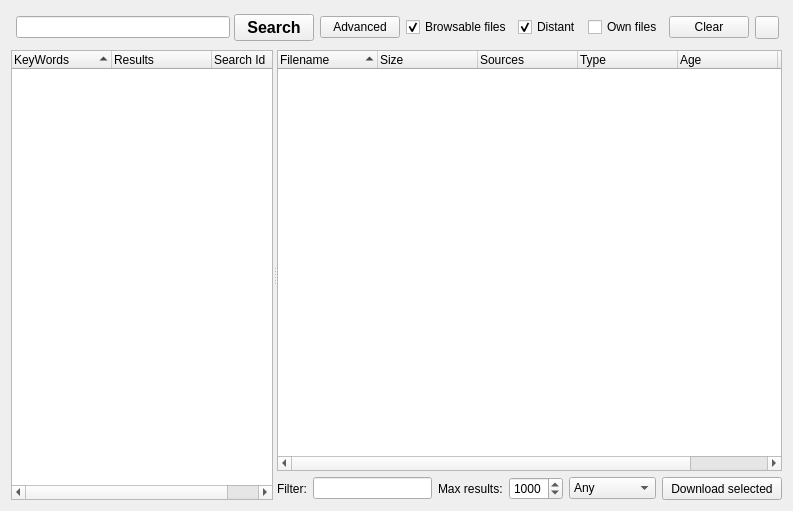
<?xml version="1.0" encoding="UTF-8"?>
<ui version="4.0">
 <class>SearchDialog</class>
 <widget class="QWidget" name="SearchDialog">
  <property name="geometry">
   <rect>
    <x>0</x>
    <y>0</y>
    <width>793</width>
    <height>511</height>
   </rect>
  </property>
  <property name="sizePolicy">
   <sizepolicy hsizetype="Minimum" vsizetype="Minimum">
    <horstretch>1</horstretch>
    <verstretch>1</verstretch>
   </sizepolicy>
  </property>
  <layout class="QVBoxLayout" name="SearchDialog_VL">
   <item>
    <widget class="QFrame" name="titleBarFrame">
     <property name="sizePolicy">
      <sizepolicy hsizetype="Preferred" vsizetype="Maximum">
       <horstretch>0</horstretch>
       <verstretch>0</verstretch>
      </sizepolicy>
     </property>
     <property name="frameShape">
      <enum>QFrame::NoFrame</enum>
     </property>
     <property name="frameShadow">
      <enum>QFrame::Plain</enum>
     </property>
     <layout class="QHBoxLayout" name="titleBarFrame_HL">
      <property name="leftMargin">
       <number>3</number>
      </property>
      <property name="topMargin">
       <number>3</number>
      </property>
      <property name="rightMargin">
       <number>3</number>
      </property>
      <property name="bottomMargin">
       <number>3</number>
      </property>
      <item>
       <layout class="QHBoxLayout" name="searchButton_HL">
        <property name="spacing">
         <number>2</number>
        </property>
        <item>
         <widget class="QFrame" name="searchLineFrame">
          <layout class="QGridLayout" name="searchLineFrame_GL">
           <property name="leftMargin">
            <number>2</number>
           </property>
           <property name="topMargin">
            <number>2</number>
           </property>
           <property name="rightMargin">
            <number>2</number>
           </property>
           <property name="bottomMargin">
            <number>2</number>
           </property>
           <property name="spacing">
            <number>0</number>
           </property>
           <item row="0" column="0">
            <widget class="LineEditClear" name="lineEdit">
             <property name="toolTip">
              <string>Enter a keyword here (at least 3 char long)</string>
             </property>
            </widget>
           </item>
          </layout>
         </widget>
        </item>
        <item>
         <widget class="QPushButton" name="searchButton">
          <property name="font">
           <font>
            <pointsize>12</pointsize>
            <weight>75</weight>
            <bold>true</bold>
           </font>
          </property>
          <property name="focusPolicy">
           <enum>Qt::NoFocus</enum>
          </property>
          <property name="toolTip">
           <string>Start Search</string>
          </property>
          <property name="text">
           <string>Search</string>
          </property>
         </widget>
        </item>
       </layout>
      </item>
      <item>
       <widget class="QPushButton" name="toggleAdvancedSearchBtn">
        <property name="toolTip">
         <string>Advanced Search</string>
        </property>
        <property name="text">
         <string>Advanced</string>
        </property>
       </widget>
      </item>
      <item>
       <widget class="QCheckBox" name="_friendListsearch_SB">
        <property name="toolTip">
         <string>Search inside &quot;browsable&quot; files of your friends</string>
        </property>
        <property name="text">
         <string>Browsable files</string>
        </property>
        <property name="checked">
         <bool>true</bool>
        </property>
       </widget>
      </item>
      <item>
       <widget class="QCheckBox" name="_anonF2Fsearch_CB">
        <property name="toolTip">
         <string>Multi-hop search at distance 6 in the network 
(always reports available files)</string>
        </property>
        <property name="text">
         <string>Distant</string>
        </property>
        <property name="checked">
         <bool>true</bool>
        </property>
       </widget>
      </item>
      <item>
       <widget class="QCheckBox" name="_ownFiles_CB">
        <property name="sizePolicy">
         <sizepolicy hsizetype="Minimum" vsizetype="Fixed">
          <horstretch>0</horstretch>
          <verstretch>0</verstretch>
         </sizepolicy>
        </property>
        <property name="toolTip">
         <string>Include files from your own file list in the search result</string>
        </property>
        <property name="text">
         <string>Own files</string>
        </property>
       </widget>
      </item>
      <item>
       <widget class="QPushButton" name="cloaseallsearchresultsButton">
        <property name="toolTip">
         <string>Close all Search Results</string>
        </property>
        <property name="text">
         <string>Clear</string>
        </property>
       </widget>
      </item>
      <item>
       <widget class="QToolButton" name="showBannedFiles_TB">
        <property name="sizePolicy">
         <sizepolicy hsizetype="Fixed" vsizetype="Fixed">
          <horstretch>0</horstretch>
          <verstretch>0</verstretch>
         </sizepolicy>
        </property>
        <property name="text">
         <string/>
        </property>
        <property name="icon">
         <iconset resource="../icons.qrc">
          <normaloff>:/icons/biohazard_red.png</normaloff>:/icons/biohazard_red.png</iconset>
        </property>
       </widget>
      </item>
     </layout>
    </widget>
   </item>
   <item>
    <widget class="QSplitter" name="splitter">
     <property name="orientation">
      <enum>Qt::Horizontal</enum>
     </property>
     <widget class="QTreeWidget" name="searchSummaryWidget">
      <property name="sizePolicy">
       <sizepolicy hsizetype="Preferred" vsizetype="Minimum">
        <horstretch>0</horstretch>
        <verstretch>1</verstretch>
       </sizepolicy>
      </property>
      <property name="sizeIncrement">
       <size>
        <width>0</width>
        <height>0</height>
       </size>
      </property>
      <property name="baseSize">
       <size>
        <width>0</width>
        <height>0</height>
       </size>
      </property>
      <property name="mouseTracking">
       <bool>true</bool>
      </property>
      <property name="contextMenuPolicy">
       <enum>Qt::CustomContextMenu</enum>
      </property>
      <property name="sortingEnabled">
       <bool>true</bool>
      </property>
      <property name="animated">
       <bool>false</bool>
      </property>
      <column>
       <property name="text">
        <string>KeyWords</string>
       </property>
      </column>
      <column>
       <property name="text">
        <string>Results</string>
       </property>
      </column>
      <column>
       <property name="text">
        <string>Search Id</string>
       </property>
      </column>
     </widget>
     <widget class="QWidget" name="layoutWidget">
      <layout class="QVBoxLayout" name="verticalLayout">
       <item>
        <widget class="SearchTreeWidget" name="searchResultWidget">
         <property name="sizePolicy">
          <sizepolicy hsizetype="Expanding" vsizetype="MinimumExpanding">
           <horstretch>1</horstretch>
           <verstretch>0</verstretch>
          </sizepolicy>
         </property>
         <property name="contextMenuPolicy">
          <enum>Qt::CustomContextMenu</enum>
         </property>
         <property name="dragEnabled">
          <bool>true</bool>
         </property>
         <property name="dragDropMode">
          <enum>QAbstractItemView::DragOnly</enum>
         </property>
         <property name="sortingEnabled">
          <bool>true</bool>
         </property>
         <property name="animated">
          <bool>false</bool>
         </property>
         <column>
          <property name="text">
           <string>Filename</string>
          </property>
         </column>
         <column>
          <property name="text">
           <string>Size</string>
          </property>
         </column>
         <column>
          <property name="text">
           <string>Sources</string>
          </property>
         </column>
         <column>
          <property name="text">
           <string>Type</string>
          </property>
         </column>
         <column>
          <property name="text">
           <string>Age</string>
          </property>
         </column>
         <column>
          <property name="text">
           <string>Hash</string>
          </property>
         </column>
        </widget>
       </item>
       <item>
        <layout class="QHBoxLayout" name="horizontalLayout_2">
         <item>
          <widget class="QLabel" name="label_2">
           <property name="text">
            <string>Filter:</string>
           </property>
          </widget>
         </item>
         <item>
          <widget class="LineEditClear" name="filterLineEdit">
           <property name="toolTip">
            <string>Filter Search Result</string>
           </property>
          </widget>
         </item>
         <item>
          <widget class="QLabel" name="label">
           <property name="text">
            <string>Max results:</string>
           </property>
          </widget>
         </item>
         <item>
          <widget class="QSpinBox" name="_max_results_SB">
           <property name="suffix">
            <string/>
           </property>
           <property name="minimum">
            <number>100</number>
           </property>
           <property name="maximum">
            <number>5000</number>
           </property>
           <property name="singleStep">
            <number>100</number>
           </property>
           <property name="value">
            <number>1000</number>
           </property>
          </widget>
         </item>
         <item>
          <widget class="RSComboBox" name="FileTypeComboBox">
           <item>
            <property name="text">
             <string>Any</string>
            </property>
            <property name="icon">
             <iconset resource="../icons.qrc">
              <normaloff>:/icons/filetype/any.svg</normaloff>:/icons/filetype/any.svg</iconset>
            </property>
           </item>
           <item>
            <property name="text">
             <string>Archive</string>
            </property>
            <property name="icon">
             <iconset resource="../icons.qrc">
              <normaloff>:/icons/filetype/archive.svg</normaloff>:/icons/filetype/archive.svg</iconset>
            </property>
           </item>
           <item>
            <property name="text">
             <string>Audio</string>
            </property>
            <property name="icon">
             <iconset resource="../icons.qrc">
              <normaloff>:/icons/filetype/audio.svg</normaloff>:/icons/filetype/audio.svg</iconset>
            </property>
           </item>
           <item>
            <property name="text">
             <string>CD-Image</string>
            </property>
            <property name="icon">
             <iconset resource="../icons.qrc">
              <normaloff>:/icons/filetype/img.svg</normaloff>:/icons/filetype/img.svg</iconset>
            </property>
           </item>
           <item>
            <property name="text">
             <string>Document</string>
            </property>
            <property name="icon">
             <iconset resource="../icons.qrc">
              <normaloff>:/icons/filetype/document.svg</normaloff>:/icons/filetype/document.svg</iconset>
            </property>
           </item>
           <item>
            <property name="text">
             <string>Picture</string>
            </property>
            <property name="icon">
             <iconset resource="../icons.qrc">
              <normaloff>:/icons/filetype/picture.svg</normaloff>:/icons/filetype/picture.svg</iconset>
            </property>
           </item>
           <item>
            <property name="text">
             <string>Program</string>
            </property>
            <property name="icon">
             <iconset resource="../icons.qrc">
              <normaloff>:/icons/filetype/program.svg</normaloff>:/icons/filetype/program.svg</iconset>
            </property>
           </item>
           <item>
            <property name="text">
             <string>Video</string>
            </property>
            <property name="icon">
             <iconset resource="../icons.qrc">
              <normaloff>:/icons/filetype/video.svg</normaloff>:/icons/filetype/video.svg</iconset>
            </property>
           </item>
           <item>
            <property name="text">
             <string>Directory</string>
            </property>
            <property name="icon">
             <iconset resource="../icons.qrc">
              <normaloff>:/icons/folder.png</normaloff>:/icons/folder.png</iconset>
            </property>
           </item>
          </widget>
         </item>
         <item>
          <widget class="QPushButton" name="pushButtonDownload">
           <property name="minimumSize">
            <size>
             <width>120</width>
             <height>0</height>
            </size>
           </property>
           <property name="maximumSize">
            <size>
             <width>16777215</width>
             <height>26</height>
            </size>
           </property>
           <property name="toolTip">
            <string>Download Selected</string>
           </property>
           <property name="text">
            <string>Download selected</string>
           </property>
           <property name="icon">
            <iconset resource="../icons.qrc">
             <normaloff>:/icons/png/download.png</normaloff>:/icons/png/download.png</iconset>
           </property>
          </widget>
         </item>
        </layout>
       </item>
      </layout>
     </widget>
    </widget>
   </item>
  </layout>
 </widget>
 <customwidgets>
  <customwidget>
   <class>LineEditClear</class>
   <extends>QLineEdit</extends>
   <header location="global">gui/common/LineEditClear.h</header>
  </customwidget>
  <customwidget>
   <class>RSComboBox</class>
   <extends>QComboBox</extends>
   <header>gui/common/RSComboBox.h</header>
  </customwidget>
  <customwidget>
   <class>SearchTreeWidget</class>
   <extends>QTreeWidget</extends>
   <header>gui/SearchTreeWidget.h</header>
  </customwidget>
 </customwidgets>
 <resources>
  <include location="../images.qrc"/>
  <include location="../icons.qrc"/>
 </resources>
 <connections/>
</ui>
